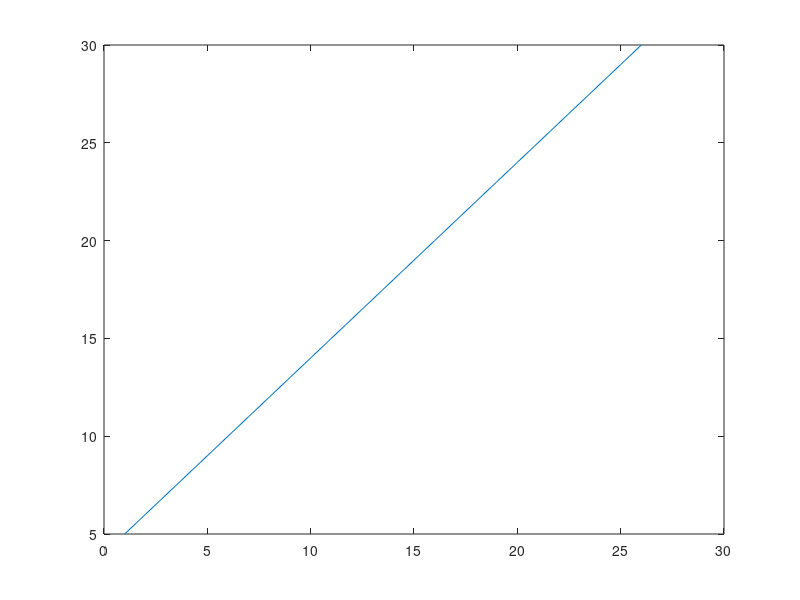

MATLAB code to generate this figure:
%{
 The 'fprintf' funciton (fomatted print function) gives you even more
control over the output than you have with the 'disp' function. In addition
to displaying both text and matrix values, you can specify the format to be
used in displaying the values, and you can specify when to skip to a new
line. The general form of the 'fprintf' command contains two arguments,
1. a string and
2. The other a list of matrices.
        fprintf('format-string',var,..)


Type Field Format/Format Specifier:
type            Resutl
%f              fixed-pint notation
%d              decimal notation -does not include trailing zeros if the
                value displayed is an integer. If the number includes a
                fractional component.
%e              Exponential notation
%g              Whichever is shorter, %f or %e
%c              character information (dispays one character at a time)
%s              string of characters

Escape specifier:
\n              new line
\r              Carriage return (similar to new line)
\t              tab(4 space)
\b              backspace

 %}

clc; close all; clear;
v=5.223;
fprintf('The voltage is %8.2f voltt \n', v)
fprintf('For Showing appostope '', for backlash \\,\b  \n')
x=1:5;
fprintf('%.3f\n',x)

%{
The sprintf Function:
The 'sprintf' function is similar to 'fprintf' to fprintf, but instead of
just sending the result of the formatted string to the command window,
sprintf assings at a name and sends it to the command window.
%}
s=sprintf('%.2f',x); %Saved in workspace as character variable 
%{
Graphical Input:
The 'ginput' command allows the user to select points from a figure and 
converts the points into the appropriat x- and y- cor-ordinates
            [x,y]=ginput(n)
=> MATLAB request the user to select n points from the figure window. If
the value of n is include as in
            [x,y]=ginput
=> MATLAB accepts points until the return key is pressed. This technique is
useful for picking points off a graph
%}

y=5:30;
plot(y)
[x,y]=ginput(2);
[a,b]=ginput;

